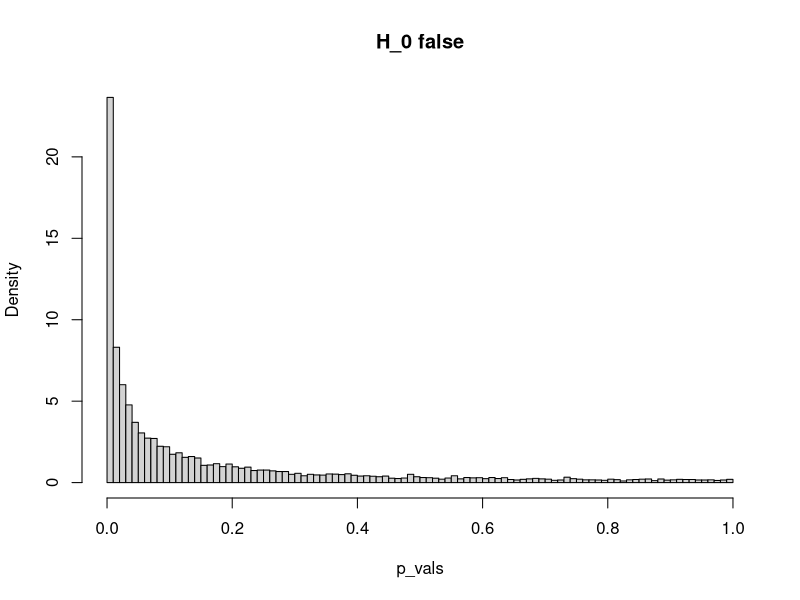
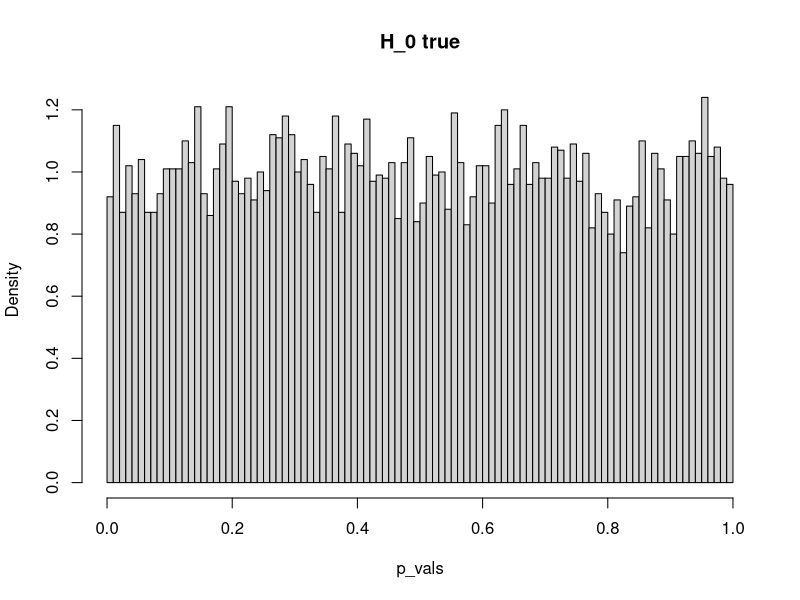
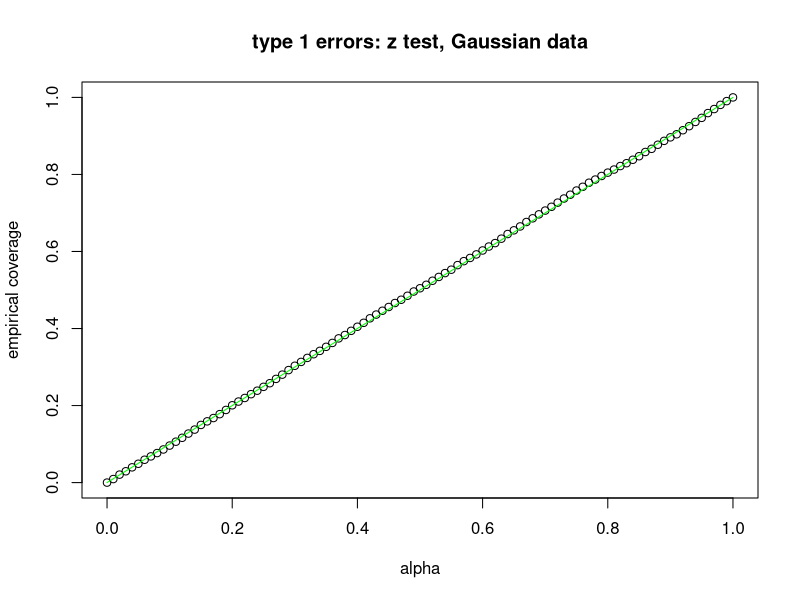
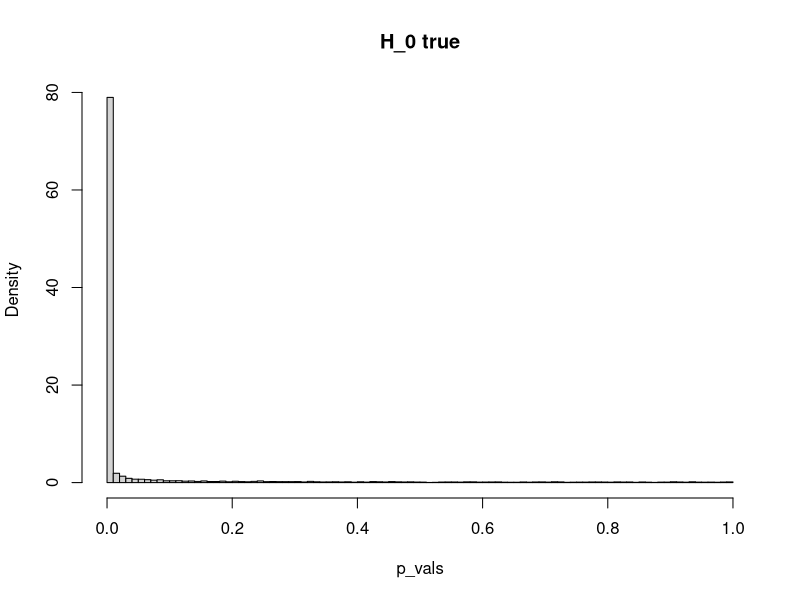
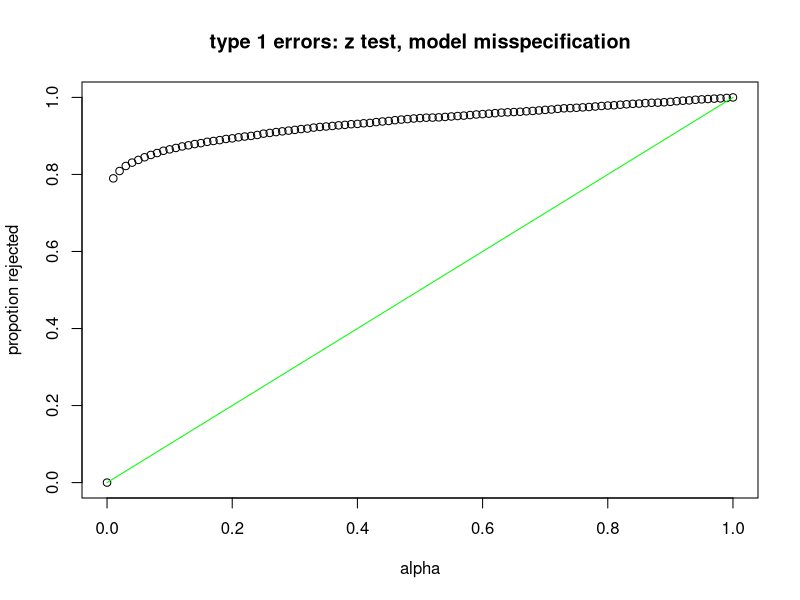
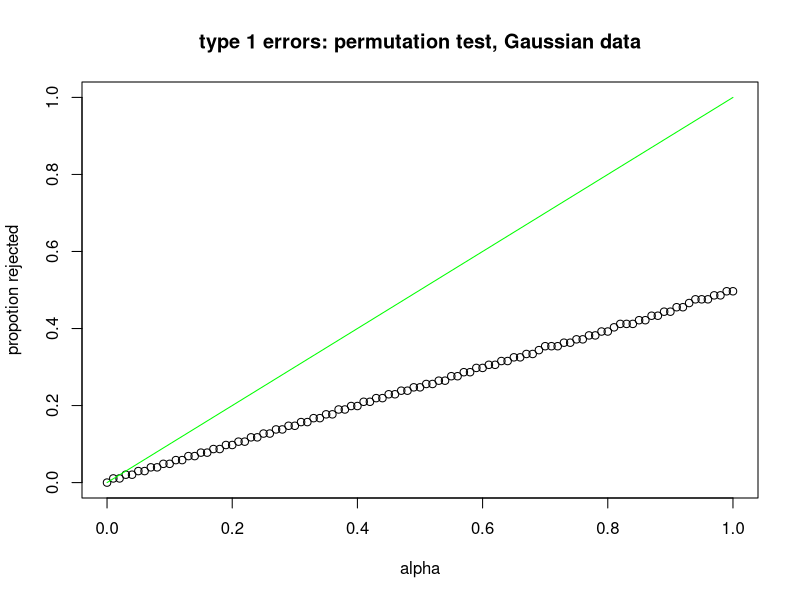
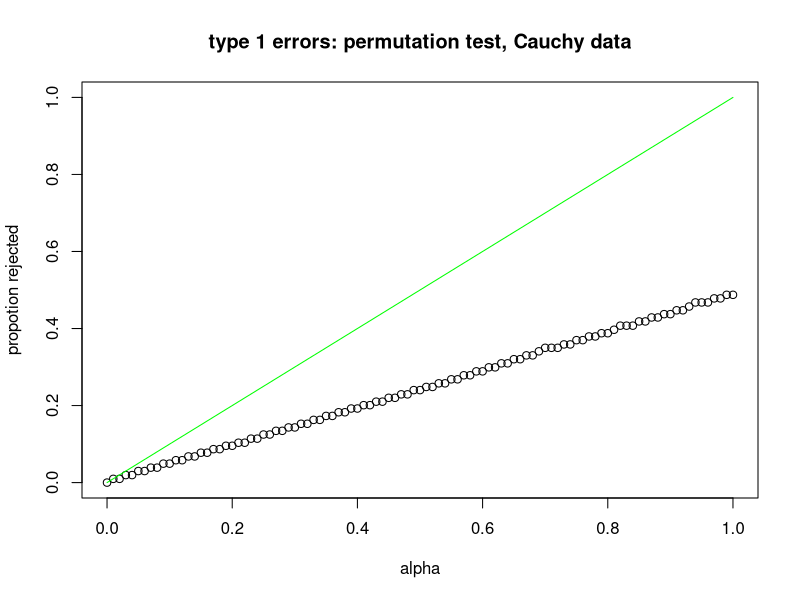

These figures' R source, in order:
# Illustration of a simple permutation test

# First recall how a hypothesis test is constructed for the difference of two 
# means of iid Gaussian data

sigma = 1

n_x = 31
x = rnorm( n=n_x, mean=3, sd=sigma)
n_y = 26
y = rnorm( n=n_y, mean=3.5, sd=sigma)

z = abs( (mean(x) - mean(y)) / (sigma * sqrt((1/n_x) + (1/n_y))) )
p_value = 2 * pnorm(z, lower.tail=F); p_value

# If H_0 : mu_x = mu_y is false, the what is the distribution of the p-value?
num_sims = 10000 # Number of simulations
p_vals = rep( NA, num_sims)
for(i in 1:num_sims){
	
	x = rnorm( n=n_x, mean=3, sd=sigma)
	y = rnorm( n=n_y, mean=3.5, sd=sigma)

	z = abs( (mean(x) - mean(y)) / (sigma * sqrt((1/n_x) + (1/n_y))) )
	p_vals[i] = 2 * pnorm(z, lower.tail=F)
}
hist( p_vals, freq=F, breaks=floor(sqrt(num_sims)), main="H_0 false")



# If H_0 : mu_x = mu_y is true, then the p_value should be uniformly distributed
num_sims = 10000 # Number of simulations
p_vals = rep( NA, num_sims)
for(i in 1:num_sims){
	
	x = rnorm( n=n_x, mean=3, sd=sigma)
	y = rnorm( n=n_y, mean=3, sd=sigma)

	z = abs( (mean(x) - mean(y)) / (sigma * sqrt((1/n_x) + (1/n_y))) )
	p_vals[i] = 2 * pnorm(z, lower.tail=F)
}
hist( p_vals, freq=F, breaks=floor(sqrt(num_sims)), main="H_0 true")

# In this case of H_0 true how many type 1 errors are observed at level alpha?
alpha = seq( 0, 1, by=.01)
empirical_coverage = rep( NA, length(alpha))
for(k in 1:length(alpha)) empirical_coverage[k] = mean(p_vals < alpha[k])
plot( alpha, empirical_coverage, ylab="empirical coverage", xlab="alpha", 
			main="type 1 errors: z test, Gaussian data")
lines( alpha, alpha, col="green")


# How about if the Gaussian assumption is violated?
num_sims = 10000 # Number of simulations
p_vals = rep( NA, num_sims)
for(i in 1:num_sims){
	
	x = rcauchy( n=n_x, location=3, scale=sigma)
	y = rcauchy( n=n_y, location=3, scale=sigma)

	z = abs( (mean(x) - mean(y)) / (sigma * sqrt((1/n_x) + (1/n_y))) )
	p_vals[i] = 2 * pnorm(z, lower.tail=F)
}
hist( p_vals, freq=F, breaks=floor(sqrt(num_sims)), main="H_0 true")

# In this case of H_0 true how many type 1 errors are observed at level alpha?
alpha = seq( 0, 1, by=.01)
prop_reject = rep( NA, length(alpha))
for(k in 1:length(alpha)) prop_reject[k] = mean(p_vals < alpha[k])
plot( alpha, prop_reject, ylab="propotion rejected", xlab="alpha",
      xlim=c(0,1), ylim=c(0,1), 
			main="type 1 errors: z test, model misspecification")
lines( alpha, alpha, col="green")



# Now consider the permutation test
num_sims = 10000 # Number of simulations
p_vals = rep( NA, num_sims)
for(i in 1:num_sims){
	
	x = rnorm( n=n_x, mean=3, sd=sigma)
	y = rnorm( n=n_y, mean=3, sd=sigma)
	t_n = abs(mean(x) - mean(y))

	w = c( x, y)
	num_perms = 100
	t = rep( NA, num_perms)
	for(k in 1:num_perms){
	
		index = sample( 1:length(w), size=n_x, replace=F)
		x_tilde = w[index]
		y_tilde = w[-index]
	
		t[k] = abs(mean(x_tilde) - mean(y_tilde))
	}
	p_vals[i] = 2 * mean(t_n < t)
	
	print(i)
}

# In this case of H_0 true how many type 1 errors are observed at level alpha?
alpha = seq( 0, 1, by=.01)
prop_reject = rep( NA, length(alpha))
for(k in 1:length(alpha)) prop_reject[k] = mean(p_vals < alpha[k])
plot( alpha, prop_reject, ylab="propotion rejected", xlab="alpha",
      xlim=c(0,1), ylim=c(0,1),
			main="type 1 errors: permutation test, Gaussian data")
lines( alpha, alpha, col="green")


# And how about if we generate Cauchy data, again?
num_sims = 10000 # Number of simulations
p_vals = rep( NA, num_sims)
for(i in 1:num_sims){
	
	x = rcauchy( n=n_x, location=3, scale=sigma)
	y = rcauchy( n=n_y, location=3, scale=sigma)
	t_n = abs(mean(x) - mean(y))

	w = c( x, y)
	num_perms = 100
	t = rep( NA, num_perms)
	for(k in 1:num_perms){
	
		index = sample( 1:length(w), size=n_x, replace=F)
		x_tilde = w[index]
		y_tilde = w[-index]
	
		t[k] = abs(mean(x_tilde) - mean(y_tilde))
	}
	p_vals[i] = 2 * mean(t_n < t)
	
	print(i)
}

# In this case of H_0 true how many type 1 errors are observed at level alpha?
alpha = seq( 0, 1, by=.01)
prop_reject = rep( NA, length(alpha))
for(k in 1:length(alpha)) prop_reject[k] = mean(p_vals < alpha[k])
plot( alpha, prop_reject, ylab="propotion rejected", xlab="alpha",
      xlim=c(0,1), ylim=c(0,1),
			main="type 1 errors: permutation test, Cauchy data")
lines( alpha, alpha, col="green")























